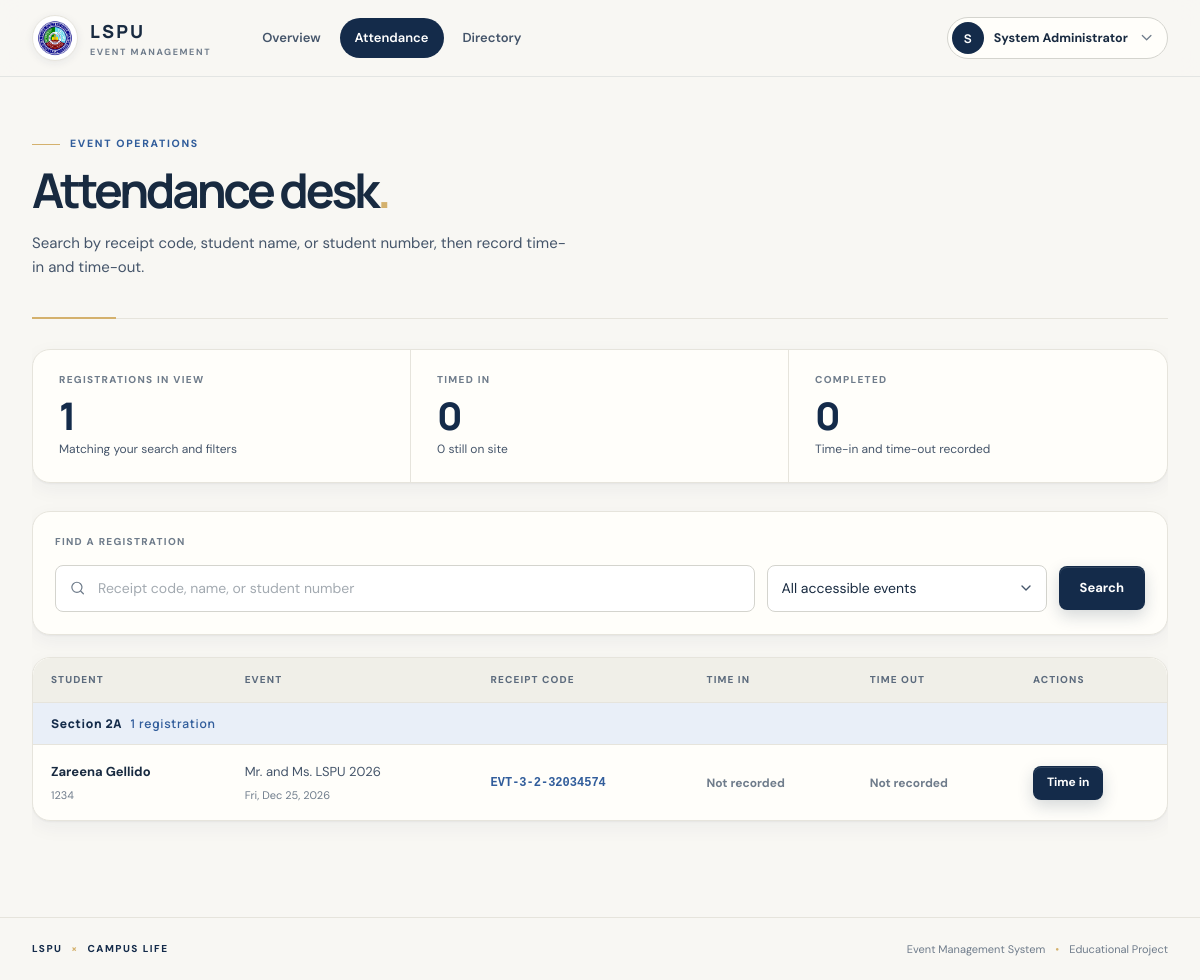
Page /attendance (signed in) on the committed database.
### Event-Registration-System-main/app.py (models this page shows, shortened)
class User(UserMixin, db.Model):
    id = db.Column(db.Integer, primary_key=True)
    name = db.Column(db.String(120), nullable=False)
    email = db.Column(db.String(160), unique=True, nullable=False, index=True)
    password_hash = db.Column(db.String(255), nullable=False)
    role = db.Column(db.String(20), nullable=False)
    student_number = db.Column(db.String(40), unique=True)
    year_level = db.Column(db.String(30))
    section = db.Column(db.String(2), index=True)
    program = db.Column(db.String(20))
    handled_sections = db.Column(db.String(300))
    otp_code = db.Column(db.String(6))
    otp_expires_at = db.Column(db.DateTime)
    otp_attempts = db.Column(db.Integer, nullable=False, default=0)

class Registration(db.Model):
    id = db.Column(db.Integer, primary_key=True)
    receipt_code = db.Column(db.String(50), unique=True, nullable=False)
    student_id = db.Column(db.Integer, db.ForeignKey("user.id"), nullable=False)
    event_id = db.Column(db.Integer, db.ForeignKey("event.id"), nullable=False)
    created_at = db.Column(db.DateTime, default=datetime.utcnow, nullable=False)
    status = db.Column(db.String(20), default="registered", nullable=False)
    time_in = db.Column(db.DateTime)
    time_out = db.Column(db.DateTime)
    student = db.relationship("User", backref="registrations")
    event = db.relationship("Event", backref=db.backref("registrations", lazy=True))
    __table_args__ = (UniqueConstraint("student_id", "event_id", name="uq_student_event"),)

class Event(db.Model):
    id = db.Column(db.Integer, primary_key=True)
    title = db.Column(db.String(160), nullable=False)
    description = db.Column(db.Text, default="")
    event_date = db.Column(db.Date, nullable=False)
    start_time = db.Column(db.Time, nullable=False)
    end_time = db.Column(db.Time, nullable=False)
    venue = db.Column(db.String(160), nullable=False)
    program = db.Column(db.String(40), nullable=False, default="BSCS")
    capacity = db.Column(db.Integer, nullable=False, default=100)
    lunch_start = db.Column(db.Time)
    lunch_end = db.Column(db.Time)
    archived = db.Column(db.Boolean, default=False, nullable=False)
    featured = db.Column(db.Boolean, default=False, nullable=False)
    image_filename = db.Column(db.String(255))

### Event-Registration-System-main/app.py (the view)
@app.route("/attendance")
@role_required("admin", "professor")
def attendance_dashboard():
    term = request.args.get("q", "").strip().casefold()
    event_id = request.args.get("event_id", type=int)
    query = Registration.query.filter_by(status="registered")
    if event_id: query = query.filter_by(event_id=event_id)
    records = query.all()
    if current_user.role == "professor":
        sections = [x.strip() for x in (current_user.handled_sections or "").split(",") if x.strip()]
        records = [r for r in records if r.student.section in sections]
    visible_event_ids = {r.event_id for r in records}
    if term:
        records = [r for r in records if term in r.receipt_code.casefold() or term in r.student.name.casefold() or term in (r.student.student_number or "").casefold()]
    records = merge_sort(records, key=lambda r: (r.student.section or "ZZZ", r.event.event_date, r.student.name.casefold()))
    events = Event.query.filter_by(archived=False).order_by(Event.event_date).all()
    if current_user.role == "professor":
        events = [e for e in events if e.id in visible_event_ids]
    return render_template("attendance.html", registrations=records, events=events, term=term, selected_event=event_id)

### Event-Registration-System-main/app.py (called while the page is built)
@login.user_loader
def load_user(uid): return db.session.get(User, int(uid))

def role_required(*roles):
    def deco(fn):
        @wraps(fn)
        @login_required
        def wrapper(*a, **kw):
            if current_user.role not in roles: abort(403)
            return fn(*a, **kw)
        return wrapper
    return deco

### Event-Registration-System-main/services/dsa.py (called while the page is built, shortened)
def merge_sort(items, key=lambda x: x):
    items = list(items)
    if len(items) < 2:
        return items

### Event-Registration-System-main/templates/attendance.html (shortened to what this page needs)
{% extends "base.html" %}
{% import "_ui.html" as ui with context %}
{% block content %}
{% set total = registrations|length %}
{% set checked_in = registrations|selectattr('time_in')|list|length %}
{% set completed = registrations|selectattr('time_out')|list|length %}
<section class="page-heading compact-heading">
    <div>
        <p class="eyebrow"><span class="eyebrow-line"></span> EVENT OPERATIONS</p>
        <h1>Attendance desk<span>.</span></h1>
        <p class="heading-description">Search by receipt code, student name, or student number, then record time-in and time-out.</p>
    </div>
</section>
<section class="roster-summary">
    <div><span class="summary-label">REGISTRATIONS IN VIEW</span><strong>{{ total }}</strong><p>Matching your search and filters</p></div>
    <div><span class="summary-label">TIMED IN</span><strong>{{ checked_in }}</strong><p>{{ checked_in - completed }} still on site</p></div>
    <div><span class="summary-label">COMPLETED</span><strong>{{ completed }}</strong><p>Time-in and time-out recorded</p></div>
</section>
<section class="section" style="margin-top:28px">
  <form method="get" class="att-bar" role="search">
      <label for="q" class="summary-label">FIND A REGISTRATION</label>
      <div class="search-row">
          <div class="search-field">{{ ui.ico('search') }}<input id="q" name="q" value="{{ term }}" placeholder="Receipt code, name, or student number" autofocus></div>
          <select name="event_id" aria-label="Filter by event" style="flex:0 1 280px">
              <option value="">All accessible events</option>
          </select>
          <button class="btn btn-primary" type="submit">Search</button>
      </div>
  </form>
  <div class="tablebox">
    <table class="t-stack">
        <thead>
            <tr>
                <th>Student</th>
                <th>Event</th>
                <th>Receipt code</th>
                <th>Time in</th>
                <th>Time out</th>
                <th>Actions</th>
            </tr>
        </thead>
        <tbody>
        {% for section, students in registrations|groupby('student.section') %}
            <tr class="group-row">
                <td colspan="6">Section {{ section or 'Unassigned' }}<span>{{ students|length }} registration{{ '' if students|length == 1 else 's' }}</span></td>
            </tr>
            {% for r in students %}
            <tr>
                <td data-label="Student"><strong>{{ r.student.name }}</strong><small>{{ r.student.student_number or r.student.email }}</small></td>
                <td data-label="Event">{{ r.event.title }}<small>{{ ui.d(r.event.event_date) }}</small></td>
                <td data-label="Receipt" class="mono-cell">{{ r.receipt_code }}</td>
                <td data-label="Time in">{% if r.time_in %}<span class="att-state in">{{ ui.ico('in') }}{{ ui.dt(r.time_in) }}</span>{% else %}<span class="att-state none">Not recorded</span>{% endif %}</td>
                <td data-label="Time out">{% if r.time_out %}<span class="att-state done">{{ ui.ico('check') }}{{ ui.dt(r.time_out) }}</span>{% else %}<span class="att-state none">Not recorded</span>{% endif %}</td>
                <td data-label="Action">
                    {% if not r.time_in %}
                    <form method="post" action="{{ url_for('attendance', rid=r.id, action='time-in') }}" data-lock>
                        <button class="btn btn-primary btn-sm" type="submit" data-busy="Recording">Time in</button>
                    </form>
                    {% elif not r.time_out %}
                    <form method="post" action="{{ url_for('attendance', rid=r.id, action='time-out') }}" data-lock>
                        {{ ui.csrf() }}
                        <button class="btn btn-gold btn-sm" type="submit" data-busy="Recording">Time out</button>
                    </form>
                    {% else %}
                    <span class="pill pill-ok">Complete</span>
                    {% endif %}
                </td>
            </tr>
            {% endfor %}
        {% else %}
            <tr><td colspan="6" class="no-label"><div class="table-empty"><strong>No matching registrations.</strong><span>Try another search or event.</span></div></td></tr>
        {% endfor %}
        </tbody>
    </table>
  </div>
</section>
{% endblock %}

### Event-Registration-System-main/templates/base.html (shortened to what this page needs)
{% import "_ui.html" as ui with context %}
<!doctype html>
<html lang="en">
<head>
    <link rel="stylesheet" href="{{ url_for('static', filename='style.css') }}">
</head>
<body>
    {% set homes = {'admin': 'admin_home', 'professor': 'professor_home', 'student': 'student_home'} %}
    {% set authed = current_user.is_authenticated %}
    {% set ep = request.endpoint %}
    <header class="site-header">
        <div class="header-inner">
            <a class="brand" href="{{ url_for(homes[current_user.role]) if authed else url_for('landing') }}" aria-label="LSPU Event Management System home">
                <span class="brand-mark"><img src="{{ url_for('static', filename='lspu-logo.png') }}" alt="LSPU logo" class="school-logo"></span>
                <span class="brand-copy"><strong>LSPU</strong><small>EVENT MANAGEMENT</small></span>
            </a>
            {% if authed %}
            <nav class="main-nav" aria-label="Main">
                {% if current_user.role == 'admin' %}
                    <a href="{{ url_for('admin_home') }}" {% if ep in ('admin_home','event_new','event_edit','expenses','expense_edit','event_registrations') %}aria-current="page"{% endif %}>Overview</a>
                    <a href="{{ url_for('attendance_dashboard') }}" {% if ep == 'attendance_dashboard' %}aria-current="page"{% endif %}>Attendance</a>
                    <a href="{{ url_for('admin_directory') }}" {% if ep == 'admin_directory' %}aria-current="page"{% endif %}>Directory</a>
                {% elif current_user.role == 'professor' %}
                    <a href="{{ url_for('professor_home') }}" {% if ep == 'professor_home' %}aria-current="page"{% endif %}>Roster</a>
                    <a href="{{ url_for('attendance_dashboard') }}" {% if ep == 'attendance_dashboard' %}aria-current="page"{% endif %}>Attendance</a>
                {% else %}
                    <a href="{{ url_for('student_home') }}" {% if ep in ('student_home','event_detail','receipt') %}aria-current="page"{% endif %}>Events</a>
                {% endif %}
            </nav>
            {% endif %}
            <div class="header-right">
                {% if authed %}
                <details class="user-menu">
                    <summary aria-label="Account menu"><span class="user-avatar" aria-hidden="true">{{ current_user.name[:1]|upper }}</span><span class="user-name">{{ current_user.name }}</span>{{ ui.ico('chev', 'chev') }}</summary>
                </details>
                {% else %}
                <span class="header-context">STA. CRUZ · CAMPUS EVENTS</span>
                <a class="header-home" href="{{ url_for('landing') }}">Home {{ ui.ico('arrow-ur') }}</a>
                {% endif %}
            </div>
        </div>
    </header>
    <main class="page-shell" id="main-content">
        {% block content %}{% endblock %}
    </main>
    <footer class="site-footer"><span class="footer-brand">LSPU <i>×</i> CAMPUS LIFE</span><span>Event Management System <span class="footer-dot">•</span> Educational Project</span></footer>
</body>
</html>

### Event-Registration-System-main/templates/_ui.html (shortened to what this page needs)
{% macro d(v) -%}{{ v.strftime('%a, %b') }} {{ v.day }}, {{ v.year }}{%- endmacro %}

### rows in the picture
User: name "S", name "System Administrator"
User: section "2A", students "1"
Registration: student.name "Zareena Gellido", student "1234", event "Mr. and Ms. LSPU 2026", receipt_code "EVT-3-2-32034574", shows "Not recorded"
Event: strftime "Fri, Dec", day "25", year "2026"

### other values in the picture
{{ total }} "1"
{{ checked_in }} "0"
{{ checked_in - completed }} "0"
{{ completed }} "0"
